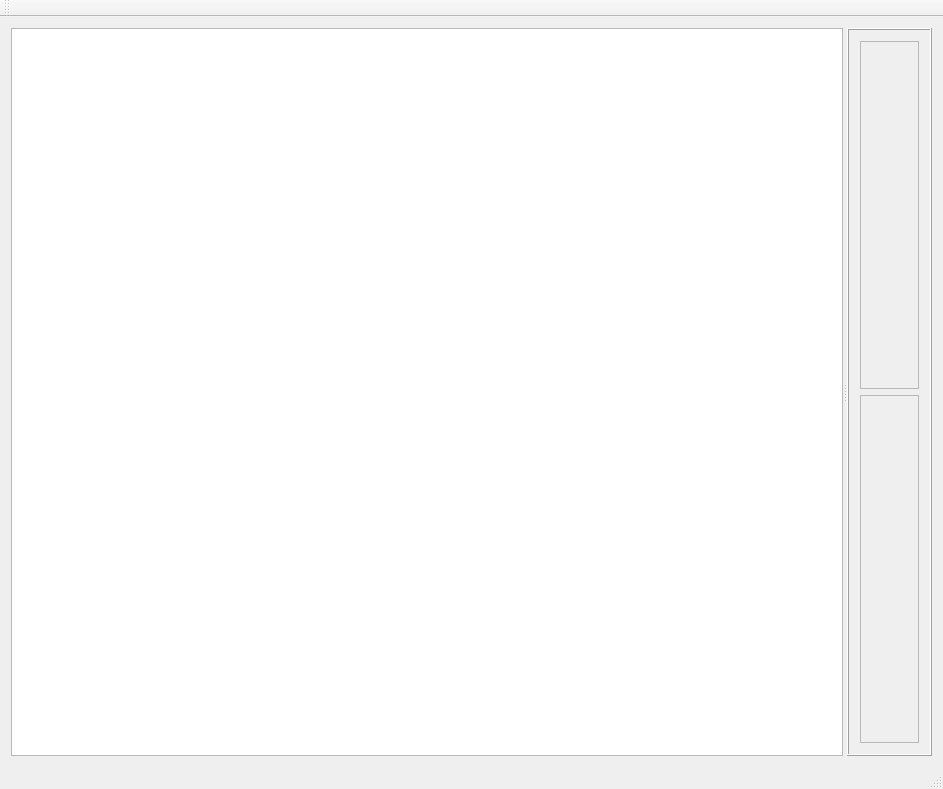
<?xml version="1.0" encoding="UTF-8"?>
<ui version="4.0">
 <class>QtDynamixelTestToolClass</class>
 <widget class="QMainWindow" name="QtDynamixelTestToolClass">
  <property name="geometry">
   <rect>
    <x>0</x>
    <y>0</y>
    <width>943</width>
    <height>789</height>
   </rect>
  </property>
  <property name="windowTitle">
   <string>QtDynamixelTestTool</string>
  </property>
  <widget class="QWidget" name="centralWidget">
   <layout class="QGridLayout" name="gridLayout_2">
    <item row="0" column="0">
     <widget class="QSplitter" name="splitter">
      <property name="orientation">
       <enum>Qt::Horizontal</enum>
      </property>
      <property name="childrenCollapsible">
       <bool>false</bool>
      </property>
      <widget class="QTreeWidget" name="treeDevices">
       <property name="baseSize">
        <size>
         <width>200</width>
         <height>0</height>
        </size>
       </property>
       <property name="contextMenuPolicy">
        <enum>Qt::CustomContextMenu</enum>
       </property>
       <property name="styleSheet">
        <string notr="true">QTreeView::branch:has-siblings:!adjoins-item {
    border-image: url(vline.png) 0;
}

QTreeView::branch:has-siblings:adjoins-item {
    border-image: url(branch-more.png) 0;
}

QTreeView::branch:!has-children:!has-siblings:adjoins-item {
    border-image: url(branch-end.png) 0;
}

QTreeView::branch:has-children:!has-siblings:closed,
QTreeView::branch:closed:has-children:has-siblings {
        border-image: none;
        image: url(branch-closed.png);
}

QTreeView::branch:open:has-children:!has-siblings,
QTreeView::branch:open:has-children:has-siblings  {
        border-image: none;
        image: url(branch-open.png);
}
</string>
       </property>
       <property name="rootIsDecorated">
        <bool>true</bool>
       </property>
       <property name="itemsExpandable">
        <bool>true</bool>
       </property>
       <property name="allColumnsShowFocus">
        <bool>true</bool>
       </property>
       <attribute name="headerVisible">
        <bool>false</bool>
       </attribute>
       <column>
        <property name="text">
         <string notr="true">1</string>
        </property>
       </column>
      </widget>
      <widget class="QFrame" name="frame">
       <property name="frameShape">
        <enum>QFrame::Box</enum>
       </property>
       <property name="frameShadow">
        <enum>QFrame::Raised</enum>
       </property>
       <layout class="QGridLayout" name="gridLayout_3">
        <item row="0" column="0">
         <widget class="ConnectivityFrame" name="frameConnectivity">
          <property name="enabled">
           <bool>false</bool>
          </property>
          <property name="styleSheet">
           <string notr="true"/>
          </property>
          <property name="frameShape">
           <enum>QFrame::StyledPanel</enum>
          </property>
          <property name="frameShadow">
           <enum>QFrame::Raised</enum>
          </property>
         </widget>
        </item>
        <item row="1" column="0">
         <widget class="DeviceFrame" name="frameDevice">
          <property name="enabled">
           <bool>false</bool>
          </property>
          <property name="frameShape">
           <enum>QFrame::StyledPanel</enum>
          </property>
          <property name="frameShadow">
           <enum>QFrame::Raised</enum>
          </property>
         </widget>
        </item>
       </layout>
      </widget>
     </widget>
    </item>
   </layout>
  </widget>
  <widget class="QMenuBar" name="menuBar">
   <property name="geometry">
    <rect>
     <x>0</x>
     <y>0</y>
     <width>943</width>
     <height>21</height>
    </rect>
   </property>
  </widget>
  <widget class="QToolBar" name="mainToolBar">
   <attribute name="toolBarArea">
    <enum>TopToolBarArea</enum>
   </attribute>
   <attribute name="toolBarBreak">
    <bool>false</bool>
   </attribute>
  </widget>
  <widget class="QStatusBar" name="statusBar"/>
 </widget>
 <layoutdefault spacing="6" margin="11"/>
 <customwidgets>
  <customwidget>
   <class>ConnectivityFrame</class>
   <extends>QFrame</extends>
   <header>connectivityframe.h</header>
   <container>1</container>
  </customwidget>
  <customwidget>
   <class>DeviceFrame</class>
   <extends>QFrame</extends>
   <header>DeviceFrame.h</header>
   <container>1</container>
  </customwidget>
 </customwidgets>
 <resources>
  <include location="QtDynamixelTestTool.qrc"/>
 </resources>
 <connections/>
</ui>
